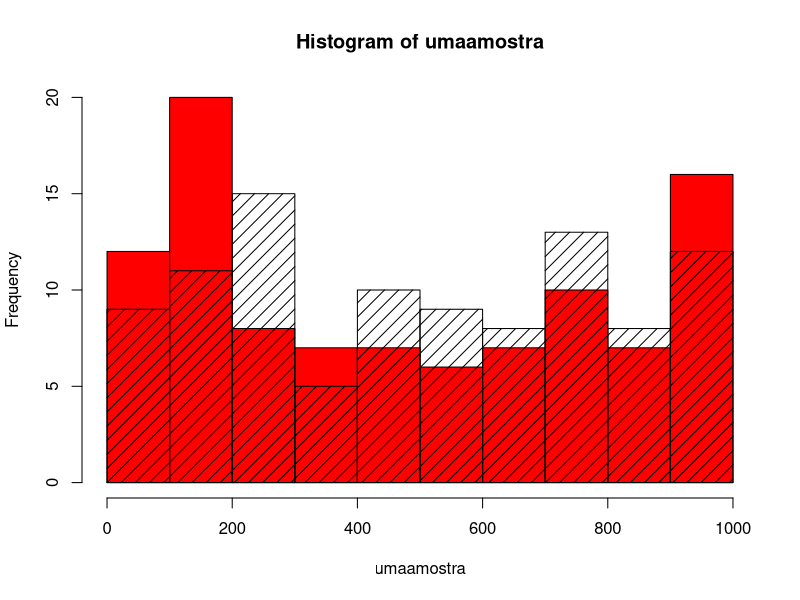
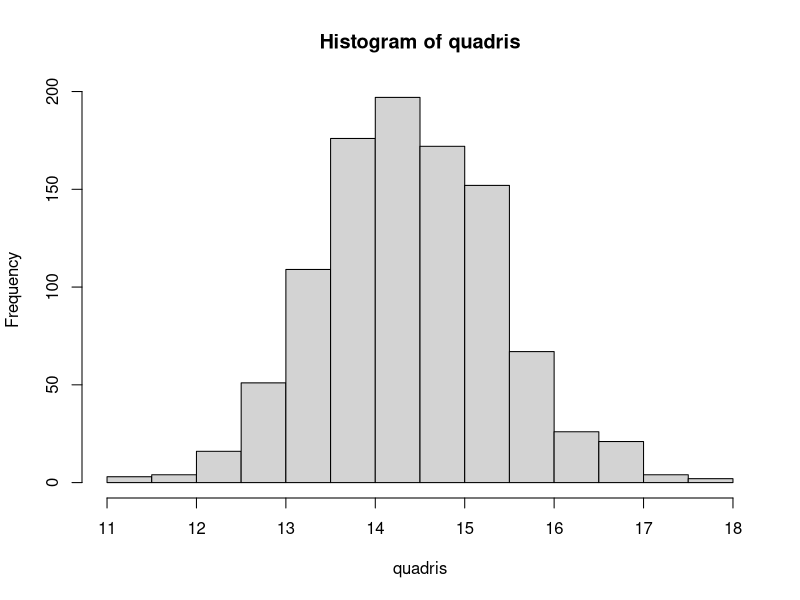
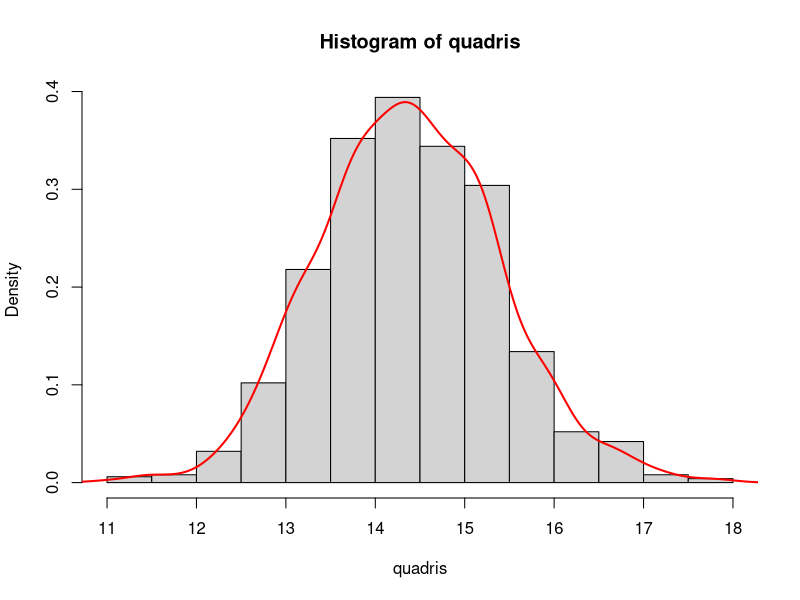
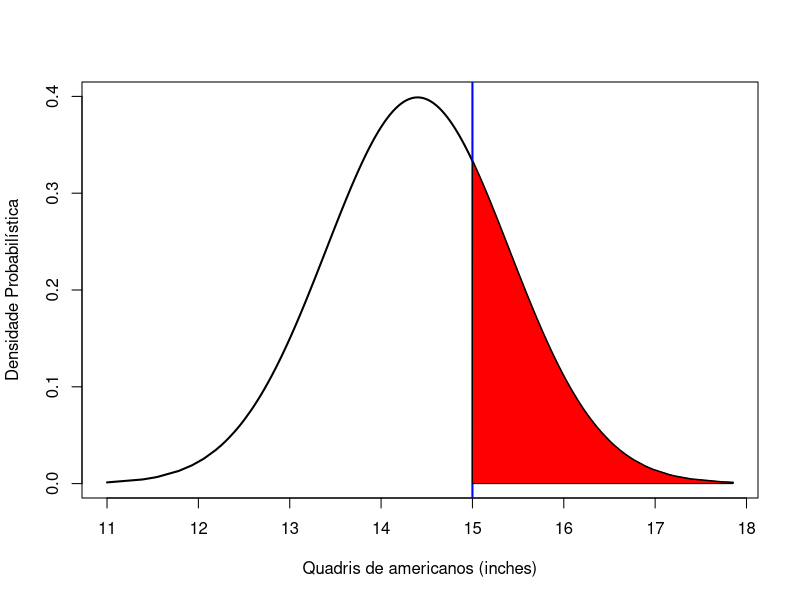
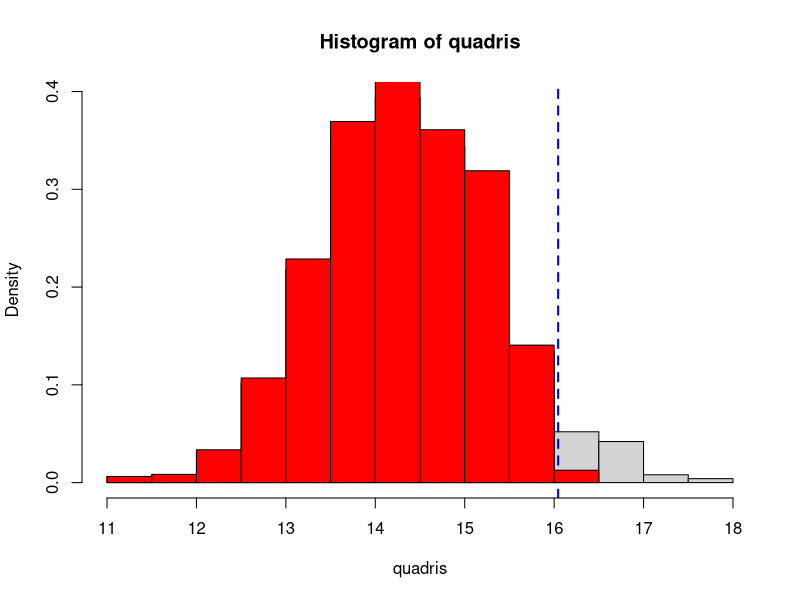
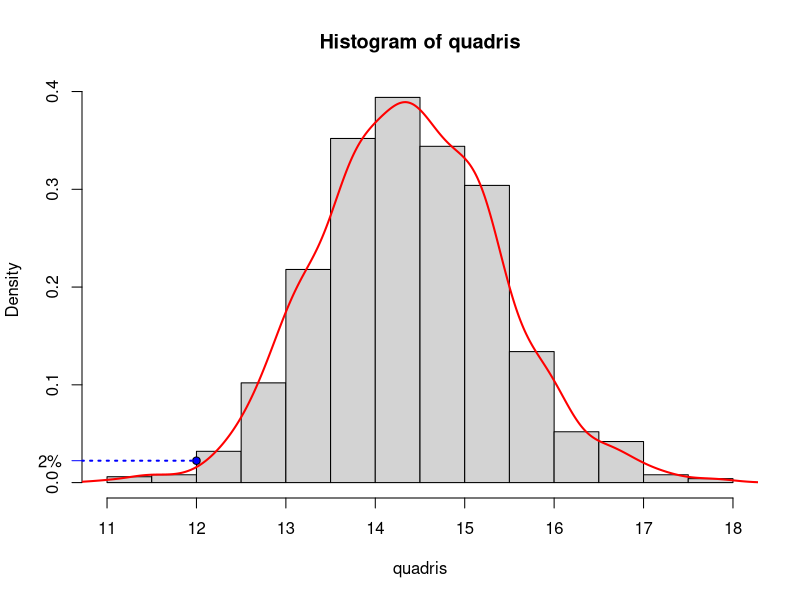

The R source for these figures, in order:
#' # Amostragens aleatórias {#amost-aleat}
#' 
#' ## Funções para gerar permutações e simular dados
#' 
#' A função `sample()` aleatoriza valores em um vetor, com ou sem repetição, ou amostra um certo número de valores aleatoriamente de um vetor de valores.  
#' 
## ---- opts.label='evalF'------------------------------------------------------
# ALEATORIZANDO DADOS SEM AMOSTRAGEM
?sample

#' 
#' 
## -----------------------------------------------------------------------------
# suponha um vetor de numeros
v1 <- 1:20
v1 # os numeros sao sequenciais

# se quiser embaralhar aleatoriamente
sample(v1)
sample(v1) # cada vez será diferente
sample(v1) # diferente de novo

# no exemplo acima, os numeros sao apenas embaralhados
table(v1) # cada valor só aparece uma vez
table(sample(v1)) # aqui tambem

# se eu quiser amostras com repeticao
table(sample(v1, replace = TRUE))
# ele repetiu alguns valores aleatoriamente
table(sample(v1, replace = TRUE)) # vai ser diferente toda vez que voce executa

# mas o comprimento é sempre o mesmo
length(v1)
length(sample(v1))
length(sample(v1, replace = T))

# agora com textos
table(LETTERS)
table(sample(LETTERS, replace = T))

#' 
#' Amostraremos `N` valores de um vetor qualquer:  
#' 
## -----------------------------------------------------------------------------
# agora amostra um número qualquer de valores de um vetor qualquer:
umvetor <- seq(from = 0, to = 1000, by = 0.1)
length(umvetor)
head(umvetor, 10) # primeiros 10 elementos
# agora amostra 100 valores desse vetor que tem 9991 valores
umaamostra <- sample(umvetor, size = 100, replace = T)
# entao isso deve ser verdadeiro
length(umaamostra) == 100
# primeiros 10 valores amostrados
head(umaamostra, 10)
# histograma da amostra
hist(umaamostra, col = "red")
# note que a distribuição é uniforme, qualquer valor tem a mesma chance de ser amostrado
# faco outra vez e adiciono
outraamostra <- sample(umvetor, size = 100, replace = T)
# adiciono ao histograma anterior
hist(outraamostra, density = 10, add = T, col = "black")
# cada vez é diferente a sequencia de valores amostrados

#' 
#' ## Distribuições aleatórias
#' 
#' O R disponibiliza um conjunto um conjunto de funções para gerar densidade, distribuição cumulativa, quantis e geração aleatória de variáveis com diferentes distribuições de probabilidade (veja a seção [Para saber mais](#sabermais-distribuicoes) para mais informações).  
#' 
#' Aqui vamos conhecer as funções que geram variáveis aleatórias para duas distribuições probabilísticas:
#' 
#' * [Distribuição normal](https://en.wikipedia.org/wiki/Normal_distribution);
#' 
#' * [Distribuição log-normal](https://en.wikipedia.org/wiki/Log-normal_distribution).  
#' 
#' 
## ---- opts.label='evalF'------------------------------------------------------
# veja no R o help para as funções para as diferentes distribuições disponíveis no R.
?Distributions

#' 
#' ### Distribuição Normal
#' 
#' Segundo as companhias aéreas dos EUA, a largura dos quadris dos homens norte-americanos segue uma curva normal, com média de 14.4 polegadas, e desvio-padrão de 1 polegada.
#' 
#' #### `rnorm()`
#' 
#' Esta função permite gerar essa distribuição de valores aleatórios que seguem uma distribuição normal se soubermos a média e o desvio padrão.  
#' 
## ---- eval = FALSE------------------------------------------------------------
## ?rnorm # veja o help da função

#' 
## -----------------------------------------------------------------------------
amedia <- 14.4
osd <- 1
# vamos gerar 1000 valores aleatórios com essa distribuição
quadris <- rnorm(n = 1000, mean = amedia, sd = osd)
# visualizando essa distribuição de valores
hist(quadris)

# ou visualizando a densidade probabilística dessa distribuição
hist(quadris, probability = T)
# a linha da densidade
lines(stats::density(quadris), col = "red", lwd = 2)

#' 
#' 
#' #### `pnorm()`
#' 
#' Esta função permite responder à pergunta:
#' 
#' ::: {.infobox .idea data-latex="idea"}
#' 
#' Qual percentual de pessoas não cabe em um assento de 15 polegadas?
#' 
#' :::
#' 
#' 
## ---- opts.label='evalF'------------------------------------------------------
# veja o help dessa função
?pnorm

#' 
#' 
## -----------------------------------------------------------------------------
# qual o percentil/quantil da distribuição que é maior que 15 polegadas
# quem não cabe no assento?
qMaior15in <- pnorm(q = 15, mean = 14.4, sd = 1, lower.tail = F)
# note o argumento lower.tail=F (você quer apenas o percentil que está acima desse valor)
# ca. de 27%
qMaior15in
print(paste(round(qMaior15in * 100, 0), "% dos americanos não cabem em um assento de 15 polegadas", sep = ""))

# vamos visualizar isso
x <- sort(quadris) # ordenamos os quadris
y <- dnorm(x, mean = amedia, sd = 1) # calculamos a densidade probabilística desses valores
plot(x, y, type = "l", lwd = 2, col = "black", ylab = "Densidade Probabilística", xlab = "Quadris de americanos (inches)") # plotamos isso e temos nossa curva normal
# agora fazemos o mesmo para os quadris que satisfazem a condicao
abline(v = 15, lwd = 2, col = "blue") # o quadril da pergunta
xx <- sort(quadris[quadris >= 15])
yy <- dnorm(xx, mean = amedia, sd = 1)
# adicionamos isso na forma de um polígono
# coordenadas X do polígono (note que adicionei valores para poder fechar o polígono)
xxp <- c(15, xx, max(xx), 15)
# e adiciono também no eixo y
yyp <- c(0, yy, 0, 0)
# desenho o polígono correspondente
polygon(xxp, yyp, col = "red")
## a area desse polígono representa esse quantil
# (i.e. a porcentagem da população que tem quadril >= 15)

#' 
#' #### `qnorm()`
#' 
#' Esta função permite responder à pergunta:
#' 
#' ::: {.infobox .idea data-latex="idea"}
#' 
#' Qual largura de assento garante que 95% da população caberá?
#' 
#' :::
#' 
#' 
## -----------------------------------------------------------------------------
# agora fazemos o inverso da função pnorm, ao inves de informar o quantil,
# informamos o percentil
qnorm(p = 0.95, mean = 14.4, sd = 1)
# este é o tamanho do assento que inclui 95% dos valores
# numa distribuição normal com essa média e esse desvio padrão
tamanho95 <- qnorm(p = 0.95, mean = 14.4, sd = 1)
# graficando isso?
hist(quadris, prob = T)
# limite de tamanho
abline(v = tamanho95, col = "blue", lwd = 2, lty = "dashed")
# plota valores que estao dentro dessa distribuicao
hist(quadris[quadris < tamanho95], prob = T, add = T, col = "red")

#' 
#' #### `dnorm()`
#' 
#' A função `dnorm()` gera a densidade probabilística para um conjunto de valores, tendo em vista uma distribuição normal de mesma média e mesmo desvio padrão.
#' Podemos responder à pergunta:
#' 
#' 
#' ::: {.infobox .idea data-latex="idea"}
#' 
#' Qual a densidade probabilística para um valor de quadril de 12 polegadas? Ou seja, qual a probabilidade de amostrar na população uma pessoa com quadril de 12 polegadas?
#' 
#' :::
#' 
#' 
## -----------------------------------------------------------------------------
dq12 <- dnorm(x = 12, mean = 14.4, sd = 1)
dq12
# mostra na figura
# plota a densidade probabilística
hist(quadris, prob = T)
# coloca a linha
lines(stats::density(quadris), col = "red", lwd = 2)
# adicona um ponto que mostra a probabilidade do valor
points(x = 12, y = dq12, pch = 21, bg = "blue")
segments(0, dq12, 12, dq12, lty = "dotted", col = "blue", lwd = 2)
axis(side = 2, at = dq12, labels = paste(round(dq12 * 100, 0), "%", sep = ""), line = NULL, las = 2, col = "blue")

#' 
#' ## Para saber mais: {#sabermais-distribuicoes}
#' 
#' (1) [Probability distributions](http://www.r-tutor.com/elementary-statistics/probability-distributions).  
#' 
#' ## Exercícios
#' 
#' * Resolva o exercício [103.7 Cara ou coroa](http://www.lage.ib.usp.br/notar/exercicio.php?exerc=34).
#' * Resolva o exercício [103.9 Lembrando matrizes e listas](http://www.lage.ib.usp.br/notar/exercicio.php?exerc=37).
